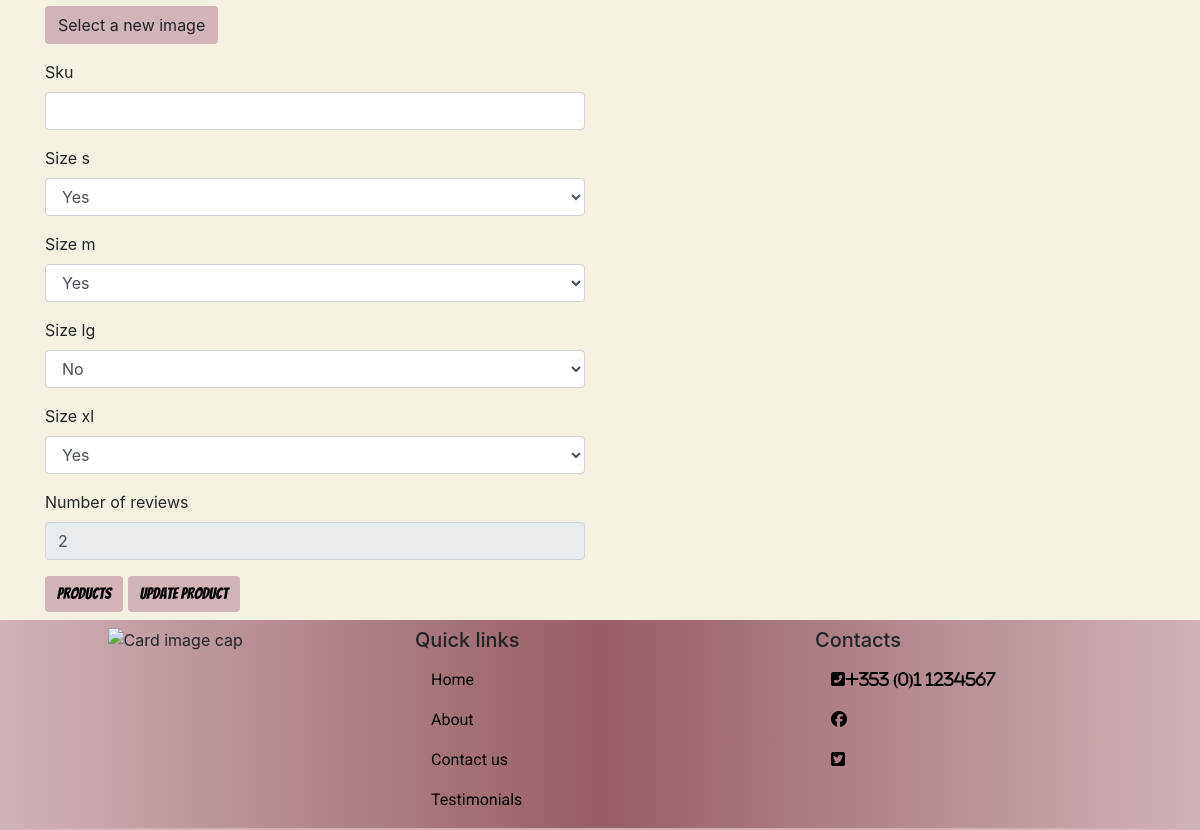
The app's page /products/edit/14/ (signed in, lower part), older data.
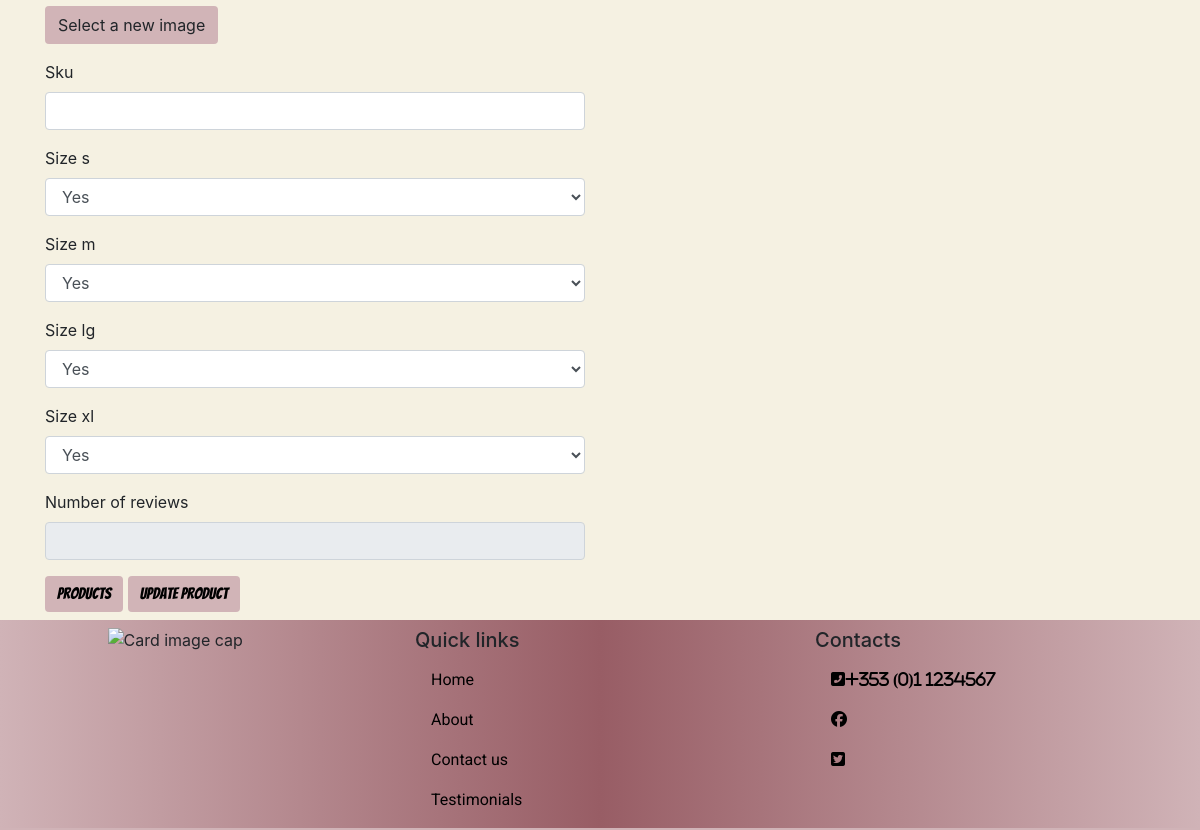
The same page, newer data.
### products/models.py (models this page shows, shortened)
class Product(models.Model):
    category = models.ForeignKey('Category',
                                 null=True,
                                 blank=True,
                                 on_delete=models.SET_NULL)
    name = models.CharField(max_length=254)
    description = models.TextField(null=True,
                                   blank=True)
    price = models.DecimalField(max_digits=6, decimal_places=2)
    image_url = models.URLField(max_length=1024,
                                null=True,
                                blank=True)
    image = models.ImageField(null=True, blank=True)
    sku = models.CharField(max_length=254,
                           null=True,
                           blank=True)
    size_s = models.BooleanField(default=False,
                                 null=True,
                                 blank=True)
    size_m = models.BooleanField(default=False,
                                 null=True,
                                 blank=True)
    size_lg = models.BooleanField(default=False,
                                  null=True,
                                  blank=True)
    size_xl = models.BooleanField(default=False,
                                  null=True,
                                  blank=True)
    number_of_reviews = models.IntegerField(blank=True,
                                            null=True)

### products/views.py (the view)
# urls.py: path('edit/<int:product_id>/', views.edit_product, name='edit_product'),
@login_required
def edit_product(request, product_id):
    if not request.user.is_superuser:
        messages.error(request, 'Sorry only users with admin rights can access this')
        return redirect(reverse('home'))
    product = get_object_or_404(Product, pk=product_id)
    if request.method == 'POST':
        form = ProductForm(request.POST, request.FILES, instance=product)
        if form.is_valid():
            form.save()
            messages.success(request,
                             'You have successfully updated product')
            return redirect(reverse('product_detail', args=[product.id]))
        else:
            messages.error(request, 'Failed to update product. Please ensure all fields are correct.')
    else:
        form = ProductForm(instance=product)
        messages.info(request, 'You are editing product.')
    template = 'products/edit_product.html'
    context = {
        'form': form,
        'product': product,
    }
    return render(request, template, context)

### products/forms.py
class ProductForm(forms.ModelForm):
    class Meta:
        model = Product
        fields = '__all__'
    image = forms.ImageField(label='image',
                             required=False,
                             widget=CustomClearableFileInput)
    def __init__(self, *args, **kwargs):
        super().__init__(*args, **kwargs)
        categories = Category.objects.all()
        friendly_names = [(c.id, c.get_friendly_name()) for c in categories]
        self.fields['number_of_reviews'].widget.attrs['disabled'] = True
        self.fields['category'].choices = friendly_names
        for field_name, field in self.fields.items():
            field.widget.attrs['class'] = ''

### products/models.py (called while the page is built)
    def get_friendly_name(self):
        return self.friendly_name

### products/templates/products/edit_product.html (shortened to what this page needs)
<!DOCTYPE html>
{% extends 'base.html' %} {% load static %}
 {% block content %}
<section class="container">
    <div class="row">
        <div class="col-12 col-lg-6">
            <form method="POST" action="{% url 'edit_product' product.id %}" class="form mb-2" enctype="multipart/form-data">
                {% for field in form %}
                    {% if field.name != 'image' %}
                        {{ field | as_crispy_field }}
                    {% else %}
                        {{ field }}
                    {% endif %}
                {% endfor %}
                <a class="btn products-button" href="{% url 'products' %}">Products</a>
                <button class="btn products-button" type="submit">update product</button>
            </form>
        </div>
        <div class="col-12 col-lg-6 order-lg-last mb-5">
        </div>
    </div>
</section>
{% endblock %}

Row changes from the older to the newer data that the page shows:
changed Product "Yes": size_lg "No" → "Yes"; number_of_reviews "2" → (not shown)
